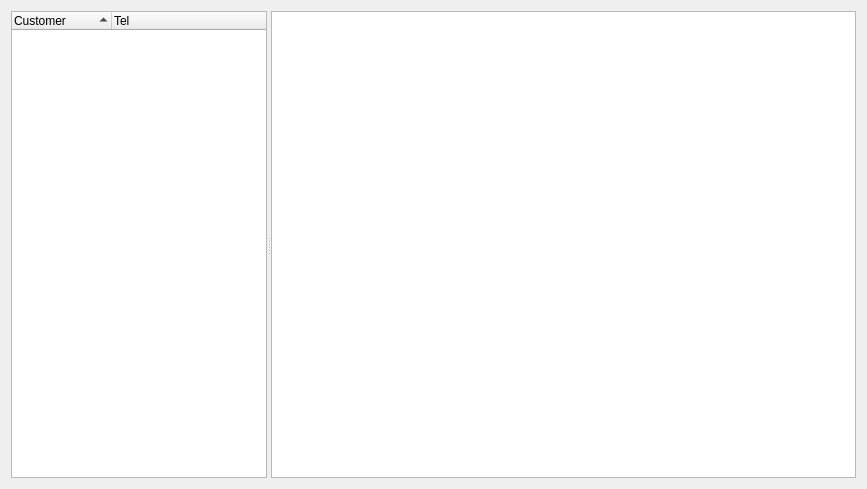
<?xml version="1.0" encoding="UTF-8"?>
<ui version="4.0">
 <class>CustomerAccountDialog</class>
 <widget class="QDialog" name="CustomerAccountDialog">
  <property name="geometry">
   <rect>
    <x>0</x>
    <y>0</y>
    <width>867</width>
    <height>489</height>
   </rect>
  </property>
  <property name="windowTitle">
   <string>Customer Account</string>
  </property>
  <layout class="QVBoxLayout" name="verticalLayout_2">
   <item>
    <widget class="QSplitter" name="splitter">
     <property name="orientation">
      <enum>Qt::Horizontal</enum>
     </property>
     <widget class="QWidget" name="layoutWidget">
      <layout class="QVBoxLayout" name="verticalLayout">
       <item>
        <widget class="QTreeWidget" name="trvTenants">
         <property name="maximumSize">
          <size>
           <width>357</width>
           <height>16777215</height>
          </size>
         </property>
         <property name="alternatingRowColors">
          <bool>true</bool>
         </property>
         <property name="sortingEnabled">
          <bool>true</bool>
         </property>
         <column>
          <property name="text">
           <string>Customer</string>
          </property>
         </column>
         <column>
          <property name="text">
           <string>Tel</string>
          </property>
         </column>
        </widget>
       </item>
      </layout>
     </widget>
     <widget class="QTreeView" name="trvTransactions">
      <property name="sizePolicy">
       <sizepolicy hsizetype="Expanding" vsizetype="Expanding">
        <horstretch>5</horstretch>
        <verstretch>0</verstretch>
       </sizepolicy>
      </property>
      <property name="alternatingRowColors">
       <bool>true</bool>
      </property>
      <property name="sortingEnabled">
       <bool>true</bool>
      </property>
     </widget>
    </widget>
   </item>
  </layout>
 </widget>
 <resources/>
 <connections/>
</ui>
